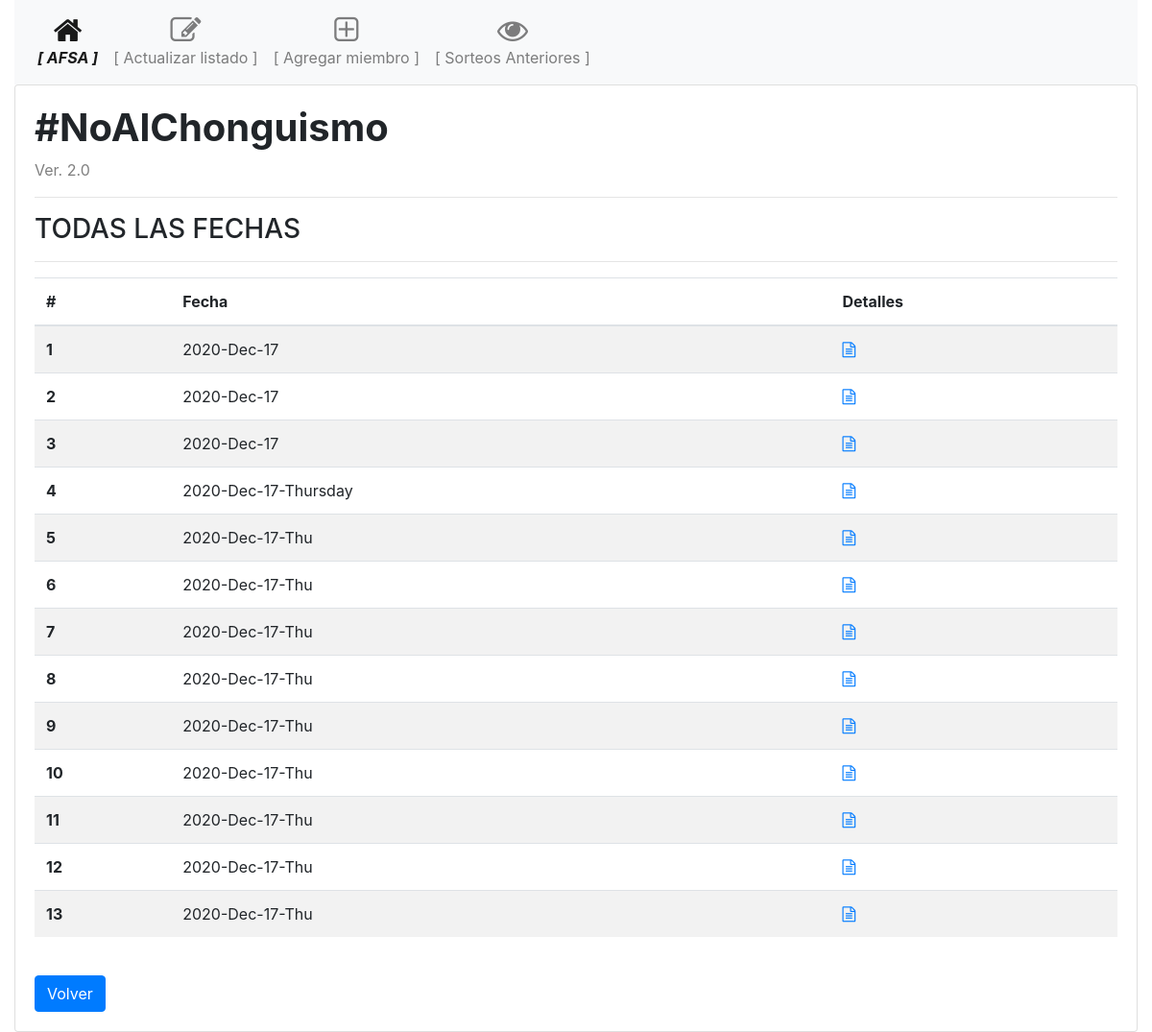
Before: /historico with the older database file.
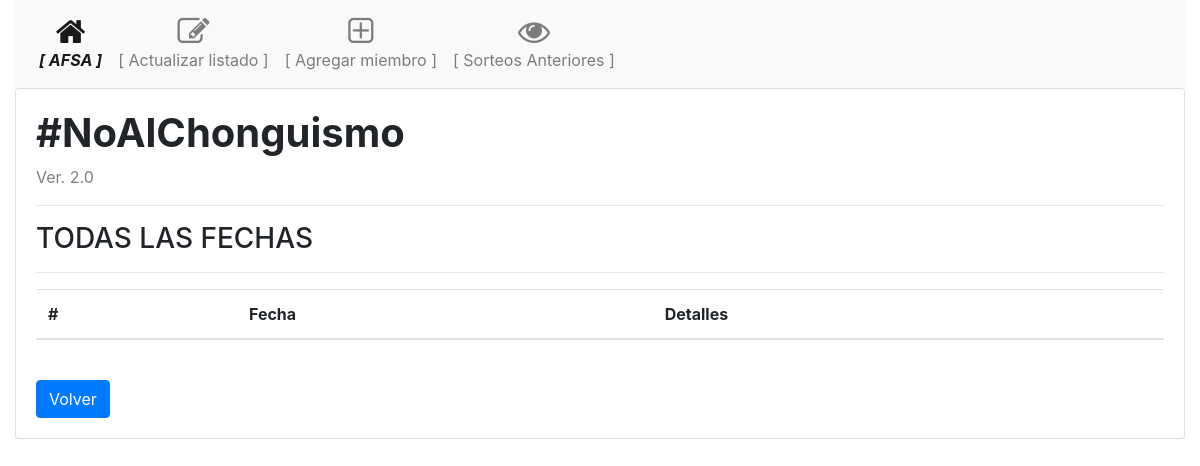
After: the same page with the newer database file.
### models.py (models this page shows, shortened)
class Equipos(db.Model):
    id = db.Column(db.Integer, primary_key=True)
    nombre = db.Column(db.String(100), nullable=False)
    listado = db.Column(db.String(150), nullable=False)
    date = db.Column(db.Date, nullable=False)

### routes.py (the view)
@app.route('/historico', methods=['GET', 'POST'])
def historico():
    equipos = Equipos.query.all()
    return render_template('historico.html', equipos=equipos)

### templates/historico.html
{% extends "base.html" %}
{% block main %}
    <h3>TODAS LAS FECHAS</h3>
    <hr>
    <div class="d-flex flex-row d-flex align-items-center">
        <table class="table table-striped">
            <thead>
                <tr>
                  <th scope="col">#</th>
                  <th scope="col">Fecha</th>
                  <th scope="col">Detalles</th>
                </tr>
            </thead>
            <tbody>
                {% for equipo in equipos %}
                <tr>
                    <th scope="row">{{ equipo.id }}</th>
                    <td>{{ equipo.nombre }}</td>
                    <td class="align-self-end">
                        <a href="{{ url_for('detalles', equipos_id=equipo.id) }}">
                            <i class="fa fa-file-text-o"></i>
                        </a>
                    </td>
                </tr>
                {% endfor %}
            </tbody>
        </table>
    </div>
    <br>
    <div>
        <a href="{{ url_for('index') }}" class="btn btn-primary">Volver</a>
    </div>
{% endblock main %}

### templates/base.html (shortened to what this page needs)
<!doctype html>
<html lang="en">
  <head>
    <link rel="stylesheet" href="https://stackpath.bootstrapcdn.com/bootstrap/4.5.0/css/bootstrap.min.css">
    <link rel="stylesheet" href="https://maxcdn.bootstrapcdn.com/font-awesome/4.4.0/css/font-awesome.min.css">
  </head>
  <body>
    <div class="container-fluid">
      <nav class="navbar navbar-expand navbar-light bg-light">
        <ul class="navbar-nav text-center">
          <li class="nav-item active">
              <a href="{{ url_for('index') }}" class="nav-link d-flex flex-column">
              <i class="fa fa-home fa-2x"></i>
              <span class="d-none d-sm-inline"><i><strong>[ AFSA ]</strong></i></span></a>
          </li>
          <li class="nav-item"><a href="{{ url_for('update') }}" class="nav-link d-flex flex-column"><i
                class="fa fa-pencil-square-o fa-2x"></i>
              <span class="d-none d-sm-inline">[ Actualizar listado ]</span></a></li>
          <li class="nav-item"><a href="{{ url_for('add') }}" class="nav-link d-flex flex-column"><i
                class="fa fa-plus-square-o fa-2x"></i>
              <span class="d-none d-sm-inline">[ Agregar miembro ]</span></a></li>
          <li class="nav-item"><a href="{{ url_for('historico') }}" class="nav-link d-flex flex-column"><i
                class="fa fa fa-eye fa-2x"></i>
              <span class="d-none d-sm-inline">[ Sorteos Anteriores ]</span></a></li>
        </ul>
      </nav>
      <div>
        <div class="card">
          <div class="card-body">
            <h1><strong>#NoAlChonguismo</strong></h1>
            <span style="color: grey">Ver. 2.0</span>
            <hr>
            {% block main %}{% endblock %}
          </div>
        </div>
      </div>
    </div>
  </body>
</html>

Changed rows visible on the page:
removed Equipos: id "1", nombre "2020-Dec-17"
removed Equipos: id "2", nombre "2020-Dec-17"
removed Equipos: id "3", nombre "2020-Dec-17"
removed Equipos: id "4", nombre "2020-Dec-17-Thursday"
removed Equipos: id "5", nombre "2020-Dec-17-Thu"
removed Equipos: id "6", nombre "2020-Dec-17-Thu"
removed Equipos: id "7", nombre "2020-Dec-17-Thu"
removed Equipos: id "8", nombre "2020-Dec-17-Thu"
removed Equipos: id "9", nombre "2020-Dec-17-Thu"
removed Equipos: id "10", nombre "2020-Dec-17-Thu"
removed Equipos: id "11", nombre "2020-Dec-17-Thu"
removed Equipos: id "12", nombre "2020-Dec-17-Thu"
removed Equipos: id "13", nombre "2020-Dec-17-Thu"
